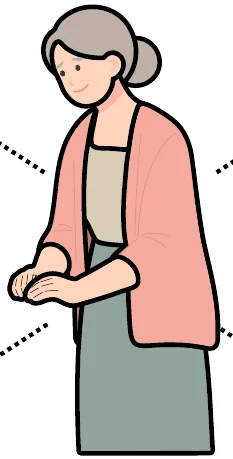
#> input picture docs/발표/케어노트AI_발표덱/images/carer.webp, 233 x 459 px, given in place of p1-01.png, which was not available
$ python crop_illus.py ../images/carer.webp out.png
#> lines starting #> are read from the running program, lines starting #| are printed output that depends on the picture; after the words box and inside, x2 and y2 are one past the last pixel; in counts of white or black regions, pixels touching at a corner belong together
#!/usr/bin/env python3
"""PDF 페이지 고해상도 렌더(4000×2250)에서 일러스트를 잘라내고 배경을 투명하게 만든다.

- 좌표는 2000×1125 기준(참조 이미지) → 2배.
- 배경 제거: 테두리에서 흘러들어오는 flood fill (흰색·말풍선 하늘색) → 알파 0.
- 작은 연결 요소(점선 조각·꽃·따옴표 등) 제거: min_area 미만 성분 삭제.
"""
import sys, pathlib
import numpy as np
from PIL import Image
from scipy import ndimage

SRC = pathlib.Path(sys.argv[1])   # pages/
OUT = pathlib.Path(sys.argv[2])   # deck/images/
OUT.mkdir(parents=True, exist_ok=True)

# name: (page, (x0,y0,x1,y1) in 2000-space, bg colors, min_area, max_dim)
SPEC = {
    "hero":    (1,  (1250, 370, 1850, 1000), [(255,255,255)], 3000, 1200),
    "agent":   (3,  (270, 280, 730, 745),    [(255,255,255)], 3000, 1000),
    "house":   (5,  (90, 330, 730, 895),     [(255,255,255)], 3000, 1200),
    "walk":    (6,  (780, 440, 1230, 985),   [(255,255,255)], 3000, 1000),
    "carer":   (8,  (845, 395, 1115, 725),   [(255,255,255)], 3000, 800),
    "social":  (9,  (835, 395, 1095, 725),   [(255,255,255)], 3000, 800),
    "paper":   (11, (272, 236, 806, 1030),   [], 0, 1300),
    "screen":  (11, (1168, 238, 1684, 1030), [], 0, 1300),
    "tlk_l":   (15, (365, 330, 610, 535),    [(255,255,255),(224,245,255)], 3000, 600),
    "tlk_r":   (15, (1455, 330, 1710, 535),  [(255,255,255),(224,245,255)], 3000, 600),
    "p_old":   (16, (140, 335, 345, 560),    [(255,255,255)], 2000, 600),
    "p_carer": (16, (440, 335, 640, 560),    [(255,255,255)], 2000, 600),
    "p_bld":   (16, (150, 630, 330, 860),    [(255,255,255)], 2000, 600),
    "p_sw":    (16, (440, 630, 625, 860),    [(255,255,255)], 2000, 600),
    "ph1":     (17, (205, 248, 545, 992),    [], 0, 1100),
    "ph2":     (17, (580, 248, 920, 992),    [], 0, 1100),
    "ph3":     (17, (945, 248, 1290, 992),   [], 0, 1100),
    "pc":      (18, (172, 238, 1348, 1026),  [], 0, 1800),
}

# 잘라낸 영역 안에서 지울 사각형(2000 기준): 제목 글자 조각, 장식 꽃 등
ERASE = {
    "hero": [(1250, 370, 1390, 470), (1780, 695, 1850, 780)],
    "walk": [(780, 540, 835, 605), (1175, 465, 1230, 525)],
    # 페르소나 장: 상자에서 인물로 이어지는 점선 조각(아래쪽 두 줄)
    "carer": [(845, 693, 936, 736), (1084, 696, 1125, 736)],
    "social": [(835, 704, 918, 736), (835, 698, 909, 704), (1084, 698, 1105, 736)],
}

def page(p):
#> called with p = 1
    return Image.open(SRC / f"p{p}-{p:02d}.png").convert("RGB")
#> returned value is the input picture: PIL image 233x459 RGB; mean R, G, B 206, 191.6, 185.7

for name, (p, box, bgs, min_area, max_dim) in SPEC.items():
    im = page(p)
    x0, y0, x1, y1 = [v * 2 for v in box]
    crop = im.crop((x0, y0, x1, y1))
#> crop: PIL image 1200x1260 RGB; every value is 0
    arr = np.asarray(crop).astype(np.int16)
#> arr: shape (1260, 1200, 3) int16; every value is 0
    for ex0, ey0, ex1, ey1 in ERASE.get(name, []):
        arr[(ey0*2-y0):(ey1*2-y0), (ex0*2-x0):(ex1*2-x0)] = 255
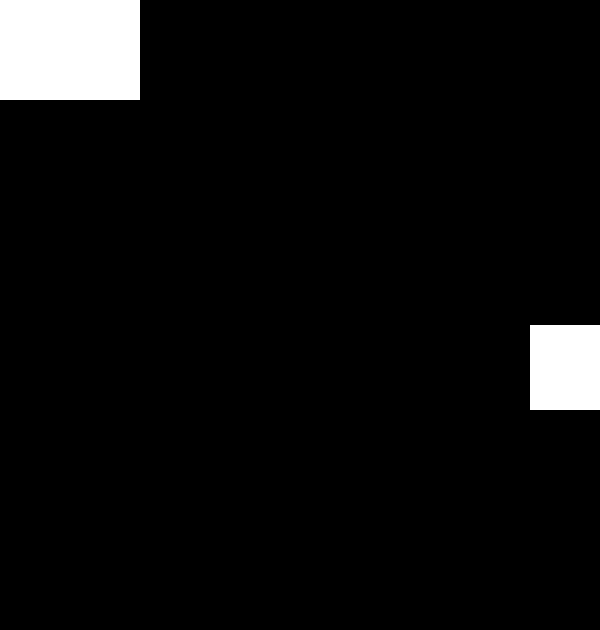
#> arr: shape (1260, 1200, 3) int16 (shown at 1/2 size); 5.3% white; 2 white regions, box (x1, y1, x2, y2) and area: (0, 0, 280, 200) 56000, (1060, 650, 1200, 820) 23800
    h, w, _ = arr.shape
#> h = 1260; w = 1200
    if bgs:
        # 배경 후보: 지정 배경색과의 채널 합 차이가 작은 픽셀
        near = np.zeros((h, w), bool)
        for bg in bgs:
            d = np.abs(arr - np.array(bg, np.int16)).sum(axis=2)
            near |= d <= 48
        # 테두리에서 연결된 배경만 제거 (그림 안쪽의 흰색은 유지)
        lab, n = ndimage.label(near)
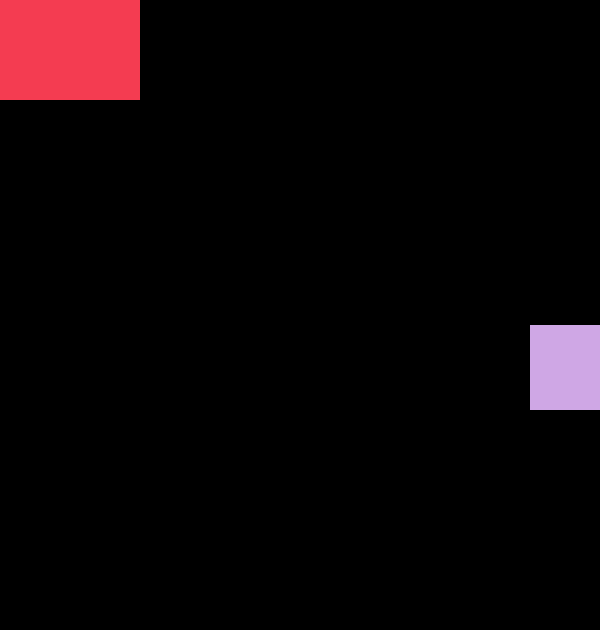
#> lab: shape (1260, 1200) int32 (shown at 1/2 size); 3 distinct labels, from 0 to 2; one colour per label, 0 black
#> n = 2
        border = set(np.unique(np.concatenate([lab[0], lab[-1], lab[:, 0], lab[:, -1]])))
#> border = 3 items
        border.discard(0)
        bgmask = np.isin(lab, list(border))
        fg = ~bgmask
        # 작은 전경 성분(점선 조각, 꽃, 따옴표) 제거
        flab, fn = ndimage.label(fg, structure=np.ones((3, 3)))
#> fn = 1
        sizes = ndimage.sum(fg, flab, range(1, fn + 1))
#> sizes = [1432200]
        keep = np.zeros(fn + 1, bool)
#> keep = [False, False]
        keep[1:] = sizes >= min_area
        # 가는 세로선(잘려 들어온 테두리·구분선)도 제거
        for j, o in enumerate(ndimage.find_objects(flab), 1):
            if o is not None and (o[1].stop - o[1].start) <= 24 and (o[0].stop - o[0].start) > 80:
                keep[j] = False
#> this loop made 1 pass
#> j on pass 1: 1
#> after the loop, keep = [False, True]
        fg = keep[flab]
        alpha = (fg * 255).astype(np.uint8)
        # 가장자리 1px: 흰색과 섞인 정도만큼 반투명 (흰 테두리 방지)
        edge = fg & ~ndimage.binary_erosion(fg, iterations=1)
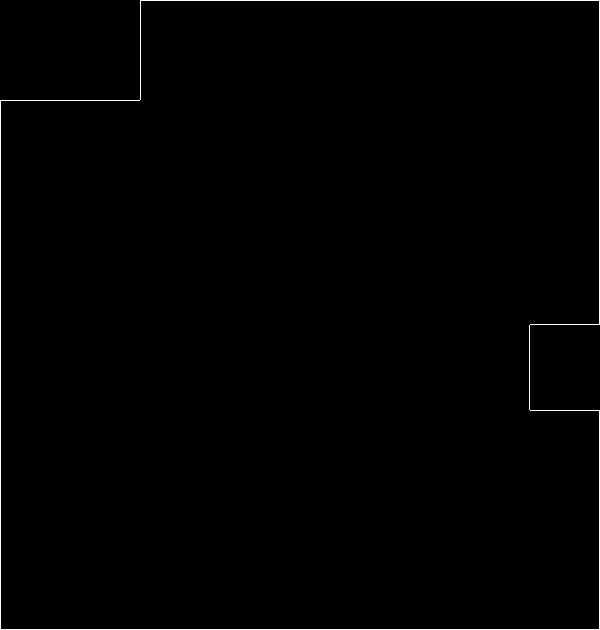
#> edge: shape (1260, 1200) bool (shown at 1/2 size); 0.34% white in thin lines or dots
        lum = arr.min(axis=2)  # 가장 어두운 채널
        edge_alpha = np.clip((255 - lum) * 1.6, 0, 255).astype(np.uint8)
        alpha = np.where(edge, np.maximum(edge_alpha, 40), alpha).astype(np.uint8)
        rgba = np.dstack([arr.astype(np.uint8), alpha])
        out = Image.fromarray(rgba, "RGBA")
        # 투명 여백 잘라내기
        bbox = Image.fromarray(alpha).getbbox()
#> bbox = (0, 0, 1200, 1260)
        if bbox:
            out = out.crop(bbox)
    else:
        out = crop
    if max(out.size) > max_dim:
        s = max_dim / max(out.size)
#> s = 0.952
        out = out.resize((round(out.width * s), round(out.height * s)), Image.LANCZOS)
    out.save(OUT / f"{name}.webp", "WEBP", quality=90, method=6)
    print(f"{name:8s} page {p:2d} -> {out.size[0]}x{out.size[1]} {out.mode} {(OUT / (name + '.webp')).stat().st_size // 1024} KB")
#| hero     page  1 -> 1143x1200 RGBA 3 KB
#> pass 2 of the loop `for name, (p, box, bgs, min_area, max_dim) in SPEC.items():`:
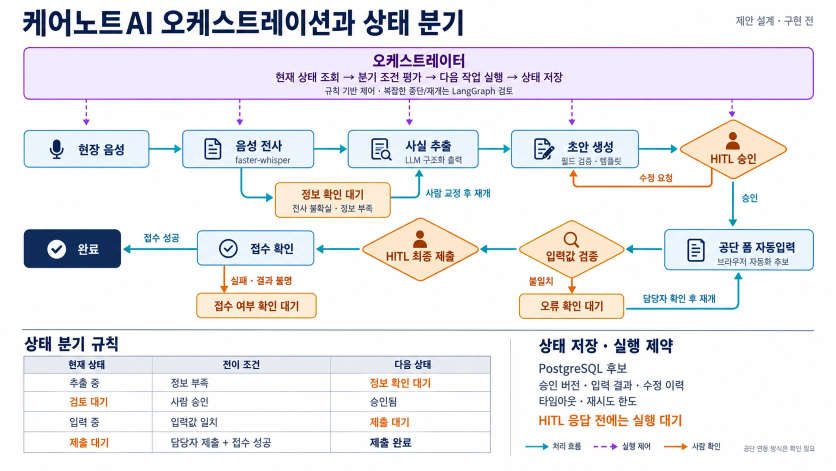
#> input picture docs/발표/케어노트AI_발표덱/images/orchestration.webp, 1672 x 941 px, given in place of p3-03.png, which was not available (shown at 1/2 size)
#> in page, returned value is the input picture: PIL image 1672x941 RGB; mean R, G, B 236, 235.1, 238.8
#> crop: PIL image 920x930 RGB
#> lab: shape (930, 920) int32; 340 distinct labels, from 0 to 339
#> n = 339
#> border = 12 items
#> bgmask: shape (930, 920) bool; 28.5% white; 11 white regions (3 under 20 px), largest, box (x1, y1, x2, y2) and area: (0, 101, 920, 381) 153257, (0, 0, 920, 100) 71977, (0, 264, 120, 303) 4680
#> `flab, fn = ndimage.label(fg, structure=np.ones((3, 3)))`:
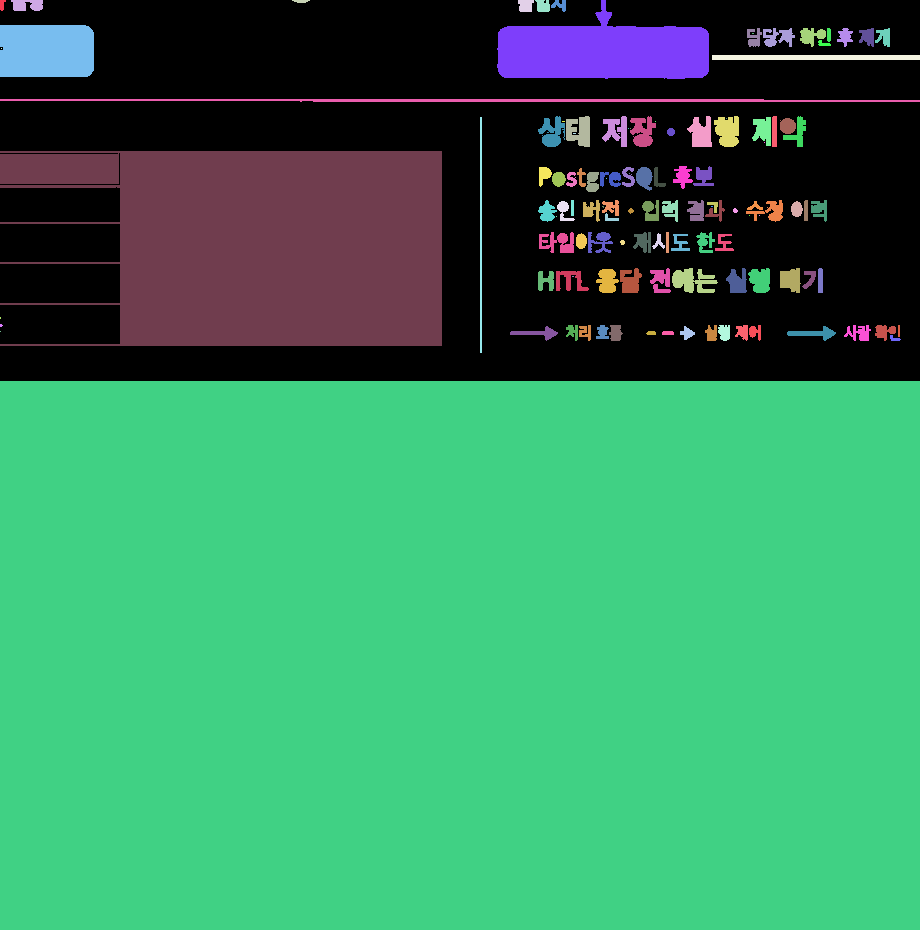
#> flab: shape (930, 920) int32; 120 distinct labels, from 0 to 119; one colour per label, 0 black
#> fn = 119
#> sizes = 119 values, max 505080 at index 118, min 1 at index 17, mean 5143.5
#> the loop `for j, o in enumerate(ndimage.find_objects(flab), 1):` made 119 passes
#> edge: shape (930, 920) bool; 0.76% white in thin lines or dots
#> lum: shape (930, 920) int16
#> `rgba = np.dstack([arr.astype(np.uint8), alpha])`:
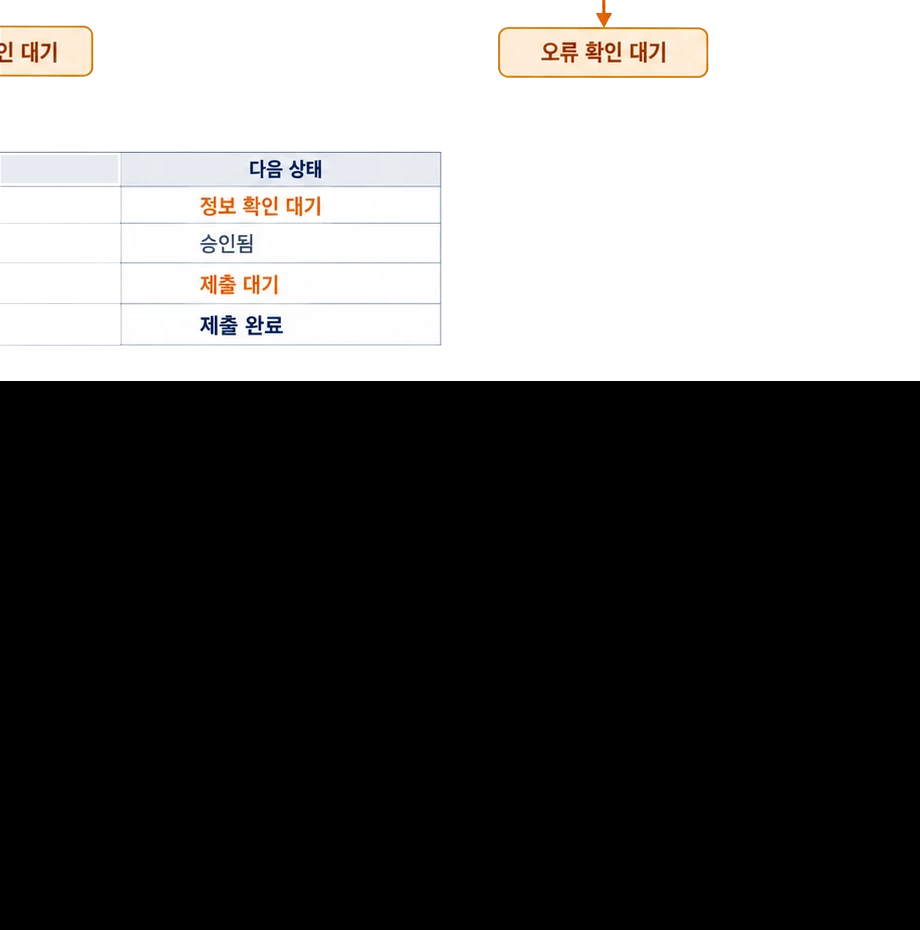
#> rgba: shape (930, 920, 4); mean R, G, B, A 99.2, 98.6, 98.3, 174.9; transparent parts drawn white
#> bbox = (0, 0, 920, 930)
#| agent    page  3 -> 920x930 RGBA 15 KB
#> (the run stopped early here; a loop or call above may not have finished)
